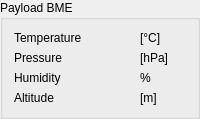
    <widget class="QGroupBox" name="groupBox_4">
     <property name="title">
      <string>Payload BME</string>
     </property>
     <layout class="QGridLayout" name="gridLayout_19">
      <item row="2" column="0">
       <widget class="QLabel" name="pl_bme_humidity_label">
        <property name="text">
         <string>Humidity</string>
        </property>
       </widget>
      </item>
      <item row="0" column="0">
       <widget class="QLabel" name="pl_bme_temperature_label">
        <property name="text">
         <string>Temperature</string>
        </property>
       </widget>
      </item>
      <item row="1" column="0">
       <widget class="QLabel" name="pl_bme_pressure_label">
        <property name="text">
         <string>Pressure</string>
        </property>
       </widget>
      </item>
      <item row="0" column="1">
       <widget class="QLabel" name="pl_bme_temperature_panel">
        <property name="text">
         <string/>
        </property>
       </widget>
      </item>
      <item row="3" column="0">
       <widget class="QLabel" name="pl_bme_altitude_label">
        <property name="text">
         <string>Altitude</string>
        </property>
       </widget>
      </item>
      <item row="3" column="1">
       <widget class="QLabel" name="pl_bme_altitude_panel">
        <property name="text">
         <string/>
        </property>
       </widget>
      </item>
      <item row="2" column="1">
       <widget class="QLabel" name="pl_bme_humidity_panel">
        <property name="text">
         <string/>
        </property>
       </widget>
      </item>
      <item row="1" column="1">
       <widget class="QLabel" name="pl_bme_pressure_panel">
        <property name="text">
         <string/>
        </property>
       </widget>
      </item>
      <item row="0" column="2">
       <widget class="QLabel" name="pl_celcius_label_2">
        <property name="text">
         <string>&lt;html&gt;&lt;head/&gt;&lt;body&gt;&lt;p&gt;[°C]&lt;/p&gt;&lt;/body&gt;&lt;/html&gt;</string>
        </property>
       </widget>
      </item>
      <item row="1" column="2">
       <widget class="QLabel" name="pl_hpa_label">
        <property name="text">
         <string>[hPa]</string>
        </property>
       </widget>
      </item>
      <item row="2" column="2">
       <widget class="QLabel" name="pl_percentage_label">
        <property name="text">
         <string>%</string>
        </property>
       </widget>
      </item>
      <item row="3" column="2">
       <widget class="QLabel" name="pl_m_label">
        <property name="text">
         <string>[m]</string>
        </property>
       </widget>
      </item>
     </layout>
    </widget>
